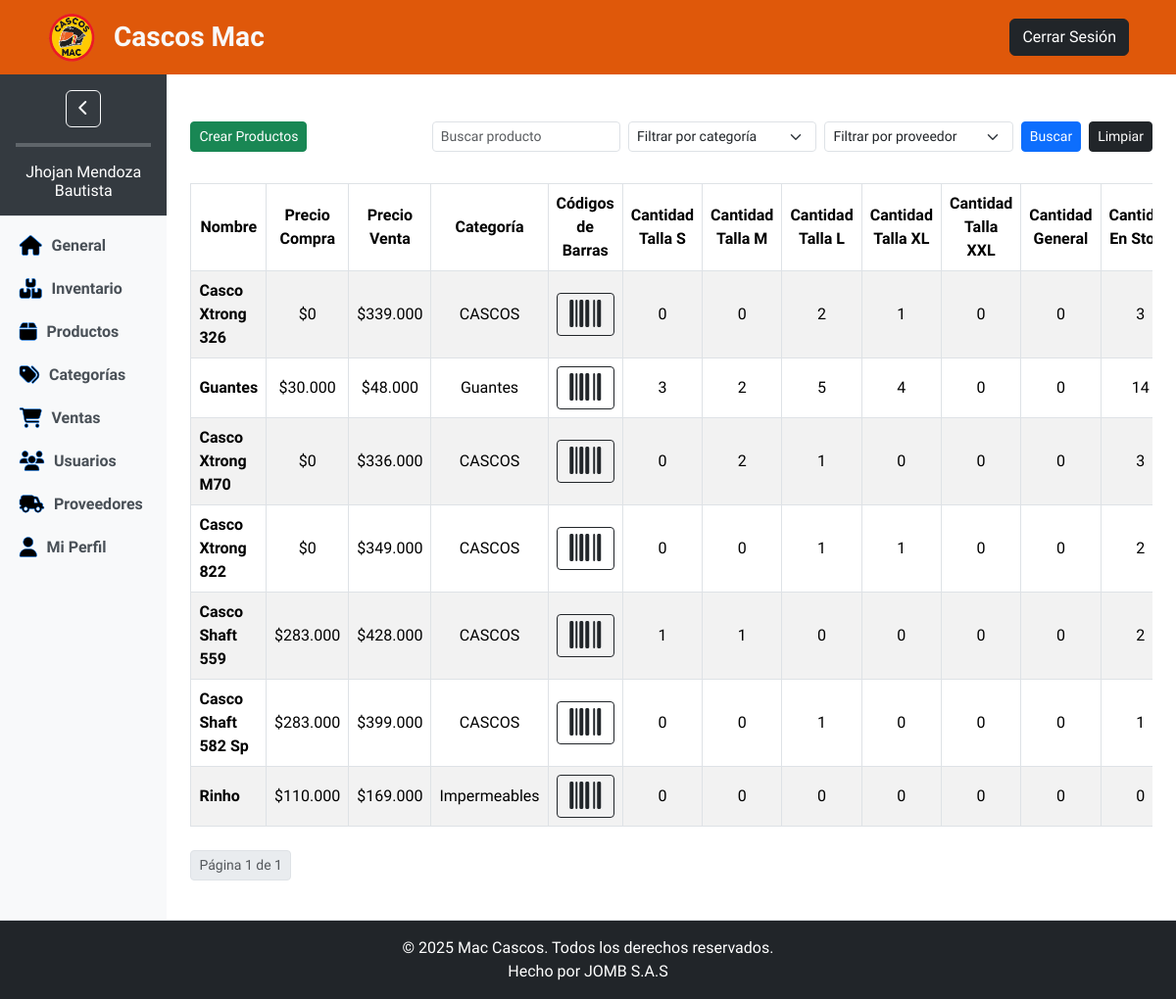
Screenshot of /tienda/producto/ (signed in) with the database file from the repository.
### usuarios/models.py (models this page shows, shortened)
class Usuario(AbstractUser):
    EMAIL_FIELD = 'email'
    ROLES = (
        ('', 'Seleccione una opción'),
        ('gerente', 'Gerente'),
        ('vendedor', 'Vendedor'),
    )
    email = models.EmailField(unique=True)
    rol = models.CharField(
        max_length=20,
        choices=ROLES,
    )

### tienda/models.py (models this page shows, shortened)
class Producto(models.Model):
    GENERO_CHOICES = [
        ('', 'Seleccione una opción'),
        ('caballero', 'Caballero'),
        ('dama', 'Dama'),
        ('unisex', 'Unisex'),
        ('no_necesita', 'No necesita')
    ]
    referencia = models.CharField(max_length=12, unique=True, blank=True, null=True)
    codigo_barras = models.CharField(max_length=13, unique=True, blank=True, null=True)
    nombre = models.CharField(max_length=120, unique=True)
    descripcion = models.TextField(blank=True, null=True)
    precio_venta = models.DecimalField(max_digits=10, decimal_places=0)  # Precio de venta
    categoria = models.ForeignKey('Categoria', on_delete=models.CASCADE, related_name='productos')
    cantidad = models.PositiveIntegerField(default=0)  # Cantidad de producto si no requiere tallas
    imagen1 = models.ImageField(upload_to='productos/', blank=True, null=True)
    imagen2 = models.ImageField(upload_to='productos/', blank=True, null=True)
    imagen3 = models.ImageField(upload_to='productos/', blank=True, null=True)
    imagen4 = models.ImageField(upload_to='productos/', blank=True, null=True)
    imagen5 = models.ImageField(upload_to='productos/', blank=True, null=True)
    genero = models.CharField(
        max_length=15,
        choices=GENERO_CHOICES,
        blank=True,
        null=True
    )
    CATALOG_CHOICES = [
        ('', 'Seleccione una opción'),
        ('catalogo', 'En Catálogo'),
        ('no_catalogo', 'No Catálogo'),
    ]
    catalogo = models.CharField(
        max_length=15,
        choices=CATALOG_CHOICES,
        default='no_catalogo',
    )
    en_oferta = models.BooleanField(default=False)
    precio_oferta = models.DecimalField(max_digits=10, decimal_places=0, blank=True, null=True)
    precio_compra = models.DecimalField(max_digits=10, decimal_places=0, blank=True, null=True)
    proveedor = models.ForeignKey('Proveedor', on_delete=models.SET_NULL, null=True, blank=True, related_name='productos')
    created_date = models.DateField(auto_now_add=True)
    @property
    def cantidades_por_talla(self):
        cantidades = {}
        for detalle in self.producto_tallas.filter(activa=True):
            cantidades[detalle.talla.nombre] = detalle.cantidad
        return cantidades
    @property
    def total_cantidad(self):
        return sum(detalle.cantidad for detalle in self.producto_tallas.all())

class Categoria(models.Model):
    nombre = models.CharField(max_length=100, unique=True)
    descripcion = models.TextField(blank=True, null=True)

class ProductoTalla(models.Model):
    producto = models.ForeignKey('Producto', related_name='producto_tallas', on_delete=models.CASCADE)
    talla = models.ForeignKey(Talla, related_name='producto_tallas', on_delete=models.CASCADE)
    cantidad = models.PositiveIntegerField(default=0)
    activa = models.BooleanField(default=False)
    codigo_barras = models.CharField(max_length=13, unique=True, blank=True, null=True)  # Campo para el código de barras
    class Meta:
        unique_together = ('producto', 'talla')  # Evitar duplicados para el mismo producto y talla

class Talla(models.Model):
    nombre = models.CharField(max_length=10, unique=True)

### tienda/views.py (the view)
# urls.py: path('producto/', views.ProductoContenidoView.as_view(), name='contenido_productos'),
class ProductoContenidoView(LoginRequiredMixin, ListView):
    model = Producto
    template_name = 'dashboard/productos/productos_contenido.html'
    context_object_name = 'productos'
    paginate_by = 10  # Número de resultados por página
    def get_queryset(self):
        queryset = Producto.objects.all()
        search_query = self.request.GET.get('q', '')
        category_id = self.request.GET.get('categoria', '')
        proveedor_id = self.request.GET.get('proveedor', '')
        order_dir = self.request.GET.get('order_dir', 'desc')  # 'desc' por defecto
        if search_query:
            queryset = queryset.filter(nombre__icontains=search_query)
        if category_id:
            queryset = queryset.filter(categoria_id=category_id)
        if proveedor_id:
            queryset = queryset.filter(proveedor_id=proveedor_id)
        return queryset
    def get_context_data(self, **kwargs):
        context = super().get_context_data(**kwargs)
        context['categorias'] = Categoria.objects.all()  # Enviar todas las categorías para el filtro
        context['proveedores'] = Proveedor.objects.all()  # Enviar todos los proveedores para el filtro
        productos = context['productos']
        for producto in productos:
            producto.tallas_disponibles = ProductoTalla.objects.filter(producto=producto, cantidad__gt=0).select_related('talla')
        return context

### templates/dashboard/productos/productos_contenido.html (shortened to what this page needs)
{% extends 'base_dashboard.html' %}
{% load static %}
{% load humanize %}
{% block content %}
<div class="d-flex justify-content-between align-items-center mb-3 mt-4">
    <a href="{% url 'crear_producto' %}" class="btn btn-success btn-sm">Crear Productos</a>
    <form method="get" class="d-flex align-items-center gap-2">
        <div class="input-group input-group-sm">
            <input type="text" class="form-control" id="search-bar" name="q" placeholder="Buscar producto"
                   value="{{ request.GET.q }}">
        </div>
        <div class="input-group input-group-sm">
            <select class="form-select" id="category-filter" name="categoria">
                <option value="">Filtrar por categoría</option>
            </select>
        </div>
        <div class="input-group input-group-sm">
            <select class="form-select" id="provider-filter" name="proveedor">
                <option value="">Filtrar por proveedor</option>
            </select>
        </div>
        <button type="submit" class="btn btn-primary btn-sm">Buscar</button>
        <a href="{% url 'contenido_productos' %}" class="btn btn-dark btn-sm">Limpiar</a>
    </form>
</div>
<div class="table-responsive">
    <table class="table table-striped table-hover table-bordered mt-3">
        <thead class="text-center align-middle">
            <tr>
                <th>Nombre</th>
                <th>Precio Compra</th>
                <th>Precio Venta</th>
                <th>Categoría</th>
                <th>Códigos de Barras</th>
                <th>Cantidad Talla S</th>
                <th>Cantidad Talla M</th>
                <th>Cantidad Talla L</th>
                <th>Cantidad Talla XL</th>
                <th>Cantidad Talla XXL</th>
                <th>Cantidad General</th>
                <th>Cantidad En Stock</th>
            </tr>
        </thead>
        <tbody>
            {% for producto in productos %}
            <tr class="align-middle text-center" id="producto-{{ producto.id }}">
                <td class="text-start fw-semibold">{{ producto.nombre }}</td>
                <td>${{ producto.precio_compra|floatformat:0|intcomma|default:"0" }}</td>
                <td>${{ producto.precio_venta|floatformat:0|intcomma }}</td>
                <td>{{ producto.categoria.nombre }}</td>
                <td>
                    <button type="button" class="btn btn-outline-dark btn-sm w-100"
                            data-bs-toggle="modal" data-bs-target="#codigoBarrasModal-{{ producto.id }}">
                        <i class="fa-solid fa-barcode" style="font-size: xx-large;"></i>
                    </button>
                </td>
                <td>{{ producto.cantidades_por_talla.S|default:"0" }}</td>
                <td>{{ producto.cantidades_por_talla.M|default:"0" }}</td>
                <td>{{ producto.cantidades_por_talla.L|default:"0" }}</td>
                <td>{{ producto.cantidades_por_talla.XL|default:"0" }}</td>
                <td>{{ producto.cantidades_por_talla.XXL|default:"0" }}</td>
                <td>{{ producto.cantidades_por_talla.General|default:"0" }}</td>
                <td>{{ producto.total_cantidad }}</td>
            </tr>
            {% endfor %}
        </tbody>
    </table>
</div>
<div class="align-items-center mt-2">
    <div class="pagination">
        <ul class="pagination pagination-sm">
            <li class="page-item disabled">
                <span class="page-link">Página {{ page_obj.number }} de {{ page_obj.paginator.num_pages }}</span>
            </li>
        </ul>
    </div>
</div>
{% endblock %}

### templates/base_dashboard.html (shortened to what this page needs)
{% load static %}
<!DOCTYPE html>
<html lang="es">
<head>
    <link rel="stylesheet" href="{% static 'css/base_dash.css' %}">
    <link href="https://cdn.jsdelivr.net/npm/bootstrap@5.3.3/dist/css/bootstrap.min.css" rel="stylesheet"
>
    <link href="https://cdnjs.cloudflare.com/ajax/libs/font-awesome/6.0.0-beta3/css/all.min.css" rel="stylesheet">
    <link rel="stylesheet" href="https://cdn.jsdelivr.net/npm/bootstrap-icons@1.11.3/font/bootstrap-icons.min.css">
</head>
<body class="d-flex flex-column min-vh-100">
    <header class="navbar navbar-expand-lg navbar-expand-md py-2 px-5 d-none d-lg-flex d-md-flex">
        <a class="navbar-brand d-flex align-items-center" href="{% url 'index' %}">
            <img src="{% static 'img/logo2.png' %}" alt="Logo de Mac Cascos" class="me-2">
            <span class="fs-3 fw-semibold text-light">Cascos Mac</span>
        </a>
        <ul class="navbar-nav ms-auto">
            {% if user.is_authenticated %}
                <a href="{% url 'logout' %}" class="btn btn-dark">Cerrar Sesión</a>
            {% else %}
                <a href="{% url 'index' %}" class="btn btn-outline-dark">Volver al Inicio</a>
            {% endif %}
        </ul>
    </header>
    <div class="d-flex flex-grow-1 overflow-hidden">
        {% if user.is_authenticated %}
            <aside class="sidebar bg-light overflow-hidden" id="sidebar">
                <div class="sidebar-header">
                    <div class="align-items-center align-content-center">
                        <div class="align-items-center align-content-center mb-3">
                            <button class="btn btn-outline-light ms-auto" id="sidebar-toggle">
                                <i class="fas fa-chevron-left" id="boton-colapso"></i>
                            </button>
                        </div>
                        <hr class="border border-2" id="division-bar">
                        <div id="user-name-column">
                            <h1 class="fs-6 mb-0" id="sidebar-user-name">
                                {{ request.user.get_full_name }}
                            </h1>
                        </div>
                    </div>
                </div>
                <nav class="sidebar-nav text-center">
                    <ul class="nav flex-column mt-2">
                        {% if user.rol == 'gerente' %}
                            <li class="nav-item">
                                <a href="{% url 'dashboard_gerente' %}" class="nav-link ajax-link" data-bs-toggle="tooltip"
                                    title="General">
                                    <i class="fa fa-house"></i> General
                                </a>
                            </li>
                            <li class="nav-item">
                                <a href="{% url 'inventario' %}" class="nav-link ajax-link" data-bs-toggle="tooltip"
                                    title="Inventario">
                                    <i class="fa fa-boxes"></i> Inventario
                                </a>
                            </li>
                            <li class="nav-item">
                                <a href="{% url 'contenido_productos' %}" class="nav-link ajax-link" data-bs-toggle="tooltip"
                                    title="Productos">
                                    <i class="fa fa-box"></i> Productos
                                </a>
                            </li>
                            <li class="nav-item">
                                <a href="{% url 'contenido_categorias' %}" class="nav-link ajax-link" data-bs-toggle="tooltip"
                                    title="Categorías">
                                    <i class="fa fa-tags"></i> Categorías
                                </a>
                            </li>
                            <li class="nav-item">
                                <a href="{% url 'ventas:contenido_ventas' %}" class="nav-link ajax-link"
                                    data-bs-toggle="tooltip" title="Ventas">
                                    <i class="fa fa-shopping-cart"></i> Ventas
                                </a>
                            </li>
                            <li class="nav-item">
                                <a href="{% url 'listar_usuarios' %}" class="nav-link ajax-link" data-bs-toggle="tooltip"
                                    title="Usuarios">
                                    <i class="fa fa-users"></i> Usuarios
                                </a>
                            </li>
                            <li class="nav-item">
                                <a href="{% url 'contenido_proveedores' %}" class="nav-link ajax-link" data-bs-toggle="tooltip"
                                    title="Proveedores">
                                    <i class="fa fa-truck-field"></i> Proveedores
                                </a>
                            </li>
                            <li class="nav-item">
                                <a href="{% url 'mi_perfil' %}" class="nav-link ajax-link" data-bs-toggle="tooltip"
                                    title="Usuarios">
                                    <i class="fa fa-user"></i> Mi Perfil
                                </a>
                            </li>
                        {% endif %}
                    </ul>
                </nav>
            </aside>
        {% endif %}
        <main class="flex-grow-1 overflow-auto p-4 container-fluid">
            {% block content %}{% endblock %}
        </main>
    </div>
    <footer class="bg-dark text-white border-top shadow-sm mt-auto py-3">
        <div class="container">
            <div class="row flex-column">
                <div class="col-mb-3">
                    <p class="mb-0">&copy; 2025 Mac Cascos. Todos los derechos reservados.</p>
                </div>
                <div class="col">
                    <p class="mb-0">
                        <a href="https://jhojanomb.github.io/JOMB/" class="text-white text-decoration-none">
                            Hecho por JOMB S.A.S
                        </a>
                    </p>
                </div>
            </div>
        </div>
    </footer>
</body>
</html>

### static/css/base_dash.css (style rules this page uses)
:root { --fuente-letra: 'Quicksand', sans-serif; --color-bg-navbar: #df580a; --color-bg-sidebar: #343a40; --color-text-sidebar: #ffffff; --color-hover: #007bff; --color-hover-dark: #0056b3; --color-footer: #343a40; --color-text-footer: #ffffff; }
* { font-family: var(--fuente-letra); margin: 0; padding: 0; box-sizing: border-box; }
body { font-family: var(--fuente-letra); display: flex; flex-direction: column; min-height: 100vh; }
.navbar { background: var(--color-bg-navbar) !important; padding: 10px 15px; }
.navbar-brand { display: flex; align-items: center; gap: 10px; color: #212529; font-weight: 600; font-size: 1.25rem; }
.navbar-brand img { width: 50px; height: 50px; }
.navbar-nav .btn { color: white; background-color: #212529; }
.sidebar-header { background-color: var(--color-bg-sidebar); color: var(--color-text-sidebar); padding: 1rem; text-align: center; border-bottom: 1px solid #dee2e6; }
.sidebar-nav .nav-link { font-size: 1rem; color: #495057; padding: 10px 20px; display: flex; align-items: center; transition: all 0.3s ease; }
.sidebar-nav .nav-link i { margin-right: 10px; font-size: 1.25rem; color: black; -webkit-text-stroke: 0.5px var(--color-hover); transition: color 0.3s ease; }
.sidebar:not(.collapsed) { width: 200px; transition: width 0.3s ease; }
footer { background-color: var(--color-footer); color: var(--color-text-footer); text-align: center; padding: 10px 0; width: 100%; position: relative; bottom: 0; }
.nav-item a { font-size: 16px; font-weight: 600; }

### rows the page displays
Usuario: user.get_full_name "Jhojan Mendoza Bautista"
Producto: nombre "Casco Xtrong 326", precio_compra "0", precio_venta "339.000", categoria.nombre "CASCOS", cantidades_por_talla.S "0", cantidades_por_talla.M "0", cantidades_por_talla.L "2", cantidades_por_talla.XL "1", cantidades_por_talla.XXL "0", cantidades_por_talla.General "0", total_cantidad "3"
Producto: nombre "Guantes", precio_compra "30.000", precio_venta "48.000", categoria.nombre "Guantes", cantidades_por_talla.S "3", cantidades_por_talla.M "2", cantidades_por_talla.L "5", cantidades_por_talla.XL "4", cantidades_por_talla.XXL "0", cantidades_por_talla.General "0", total_cantidad "14"
Producto: nombre "Casco Xtrong M70", precio_compra "0", precio_venta "336.000", categoria.nombre "CASCOS", cantidades_por_talla.S "0", cantidades_por_talla.M "2", cantidades_por_talla.L "1", cantidades_por_talla.XL "0", cantidades_por_talla.XXL "0", cantidades_por_talla.General "0", total_cantidad "3"
Producto: nombre "Casco Xtrong 822", precio_compra "0", precio_venta "349.000", categoria.nombre "CASCOS", cantidades_por_talla.S "0", cantidades_por_talla.M "0", cantidades_por_talla.L "1", cantidades_por_talla.XL "1", cantidades_por_talla.XXL "0", cantidades_por_talla.General "0", total_cantidad "2"
Producto: nombre "Casco Shaft 559", precio_compra "283.000", precio_venta "428.000", categoria.nombre "CASCOS", cantidades_por_talla.S "1", cantidades_por_talla.M "1", cantidades_por_talla.L "0", cantidades_por_talla.XL "0", cantidades_por_talla.XXL "0", cantidades_por_talla.General "0", total_cantidad "2"
Producto: nombre "Casco Shaft 582 Sp", precio_compra "283.000", precio_venta "399.000", categoria.nombre "CASCOS", cantidades_por_talla.S "0", cantidades_por_talla.M "0", cantidades_por_talla.L "1", cantidades_por_talla.XL "0", cantidades_por_talla.XXL "0", cantidades_por_talla.General "0", total_cantidad "1"
Producto: nombre "Rinho", precio_compra "110.000", precio_venta "169.000", categoria.nombre "Impermeables", cantidades_por_talla.S "0", cantidades_por_talla.M "0", cantidades_por_talla.L "0", cantidades_por_talla.XL "0", cantidades_por_talla.XXL "0", cantidades_por_talla.General "0", total_cantidad "0"

### other values shown
{{ page_obj.number }} "1"
{{ page_obj.paginator.num_pages }} "1"
